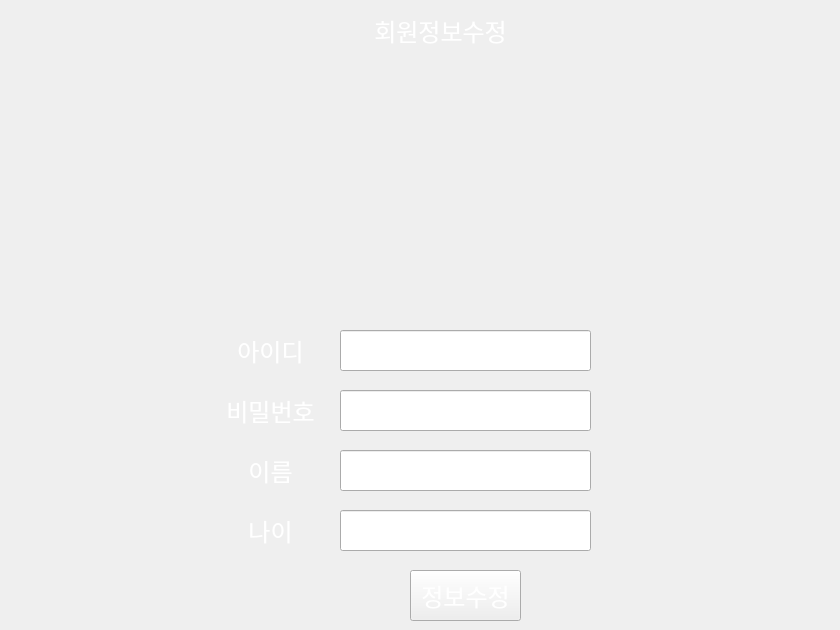
            <widget class="QWidget" name="user_change_page">
             <widget class="QLabel" name="user_change">
              <property name="geometry">
               <rect>
                <x>350</x>
                <y>-10</y>
                <width>181</width>
                <height>81</height>
               </rect>
              </property>
              <property name="font">
               <font>
                <family>배달의민족 도현</family>
                <pointsize>18</pointsize>
                <weight>50</weight>
                <italic>false</italic>
                <bold>false</bold>
               </font>
              </property>
              <property name="styleSheet">
               <string notr="true">font: 18pt &quot;배달의민족 도현&quot;;
color: rgb(255, 255, 255);</string>
              </property>
              <property name="text">
               <string>회원정보수정</string>
              </property>
              <property name="alignment">
               <set>Qt::AlignCenter</set>
              </property>
             </widget>
             <widget class="QLabel" name="change_image">
              <property name="geometry">
               <rect>
                <x>220</x>
                <y>50</y>
                <width>450</width>
                <height>250</height>
               </rect>
              </property>
              <property name="text">
               <string/>
              </property>
             </widget>
             <widget class="QLabel" name="change_id">
              <property name="geometry">
               <rect>
                <x>220</x>
                <y>330</y>
                <width>101</width>
                <height>41</height>
               </rect>
              </property>
              <property name="font">
               <font>
                <family>배달의민족 도현</family>
                <pointsize>18</pointsize>
                <weight>50</weight>
                <italic>false</italic>
                <bold>false</bold>
               </font>
              </property>
              <property name="styleSheet">
               <string notr="true">font: 18pt &quot;배달의민족 도현&quot;;

color: rgb(255, 255, 255);</string>
              </property>
              <property name="text">
               <string>아이디</string>
              </property>
              <property name="alignment">
               <set>Qt::AlignCenter</set>
              </property>
             </widget>
             <widget class="QLabel" name="change_pw">
              <property name="geometry">
               <rect>
                <x>220</x>
                <y>390</y>
                <width>101</width>
                <height>41</height>
               </rect>
              </property>
              <property name="font">
               <font>
                <family>배달의민족 도현</family>
                <pointsize>18</pointsize>
                <weight>50</weight>
                <italic>false</italic>
                <bold>false</bold>
               </font>
              </property>
              <property name="styleSheet">
               <string notr="true">font: 18pt &quot;배달의민족 도현&quot;;
color: rgb(255, 255, 255);</string>
              </property>
              <property name="text">
               <string>비밀번호</string>
              </property>
              <property name="alignment">
               <set>Qt::AlignCenter</set>
              </property>
             </widget>
             <widget class="QLabel" name="change_name">
              <property name="geometry">
               <rect>
                <x>220</x>
                <y>450</y>
                <width>101</width>
                <height>41</height>
               </rect>
              </property>
              <property name="font">
               <font>
                <family>배달의민족 도현</family>
                <pointsize>18</pointsize>
                <weight>50</weight>
                <italic>false</italic>
                <bold>false</bold>
               </font>
              </property>
              <property name="styleSheet">
               <string notr="true">font: 18pt &quot;배달의민족 도현&quot;;
color: rgb(255, 255, 255);</string>
              </property>
              <property name="text">
               <string>이름</string>
              </property>
              <property name="alignment">
               <set>Qt::AlignCenter</set>
              </property>
             </widget>
             <widget class="QLabel" name="change_age">
              <property name="geometry">
               <rect>
                <x>220</x>
                <y>510</y>
                <width>101</width>
                <height>41</height>
               </rect>
              </property>
              <property name="font">
               <font>
                <family>배달의민족 도현</family>
                <pointsize>18</pointsize>
                <weight>50</weight>
                <italic>false</italic>
                <bold>false</bold>
               </font>
              </property>
              <property name="styleSheet">
               <string notr="true">font: 18pt &quot;배달의민족 도현&quot;;
color: rgb(255, 255, 255);</string>
              </property>
              <property name="text">
               <string>나이</string>
              </property>
              <property name="alignment">
               <set>Qt::AlignCenter</set>
              </property>
             </widget>
             <widget class="QPushButton" name="btn_change">
              <property name="geometry">
               <rect>
                <x>410</x>
                <y>570</y>
                <width>111</width>
                <height>51</height>
               </rect>
              </property>
              <property name="font">
               <font>
                <family>배달의민족 도현</family>
                <pointsize>18</pointsize>
                <weight>50</weight>
                <italic>false</italic>
                <bold>false</bold>
               </font>
              </property>
              <property name="styleSheet">
               <string notr="true">font: 18pt &quot;배달의민족 도현&quot;;
color: rgb(255, 255, 255);</string>
              </property>
              <property name="text">
               <string>정보수정</string>
              </property>
             </widget>
             <widget class="QLabel" name="change_result">
              <property name="geometry">
               <rect>
                <x>680</x>
                <y>350</y>
                <width>151</width>
                <height>101</height>
               </rect>
              </property>
              <property name="font">
               <font>
                <family>배달의민족 도현</family>
                <pointsize>18</pointsize>
                <weight>50</weight>
                <italic>false</italic>
                <bold>false</bold>
               </font>
              </property>
              <property name="styleSheet">
               <string notr="true">font: 18pt &quot;배달의민족 도현&quot;;
color: rgb(255, 255, 255);</string>
              </property>
              <property name="text">
               <string/>
              </property>
             </widget>
             <widget class="QLineEdit" name="text_change_id">
              <property name="geometry">
               <rect>
                <x>340</x>
                <y>330</y>
                <width>251</width>
                <height>41</height>
               </rect>
              </property>
              <property name="font">
               <font>
                <family>Arial</family>
                <pointsize>18</pointsize>
               </font>
              </property>
             </widget>
             <widget class="QLineEdit" name="text_change_pw">
              <property name="geometry">
               <rect>
                <x>340</x>
                <y>390</y>
                <width>251</width>
                <height>41</height>
               </rect>
              </property>
              <property name="font">
               <font>
                <family>Arial</family>
                <pointsize>18</pointsize>
               </font>
              </property>
              <property name="echoMode">
               <enum>QLineEdit::Password</enum>
              </property>
             </widget>
             <widget class="QLineEdit" name="text_change_name">
              <property name="geometry">
               <rect>
                <x>340</x>
                <y>450</y>
                <width>251</width>
                <height>41</height>
               </rect>
              </property>
              <property name="font">
               <font>
                <family>Arial</family>
                <pointsize>18</pointsize>
               </font>
              </property>
             </widget>
             <widget class="QLineEdit" name="text_change_age">
              <property name="geometry">
               <rect>
                <x>340</x>
                <y>510</y>
                <width>251</width>
                <height>41</height>
               </rect>
              </property>
              <property name="font">
               <font>
                <family>Arial</family>
                <pointsize>18</pointsize>
               </font>
              </property>
             </widget>
            </widget>
